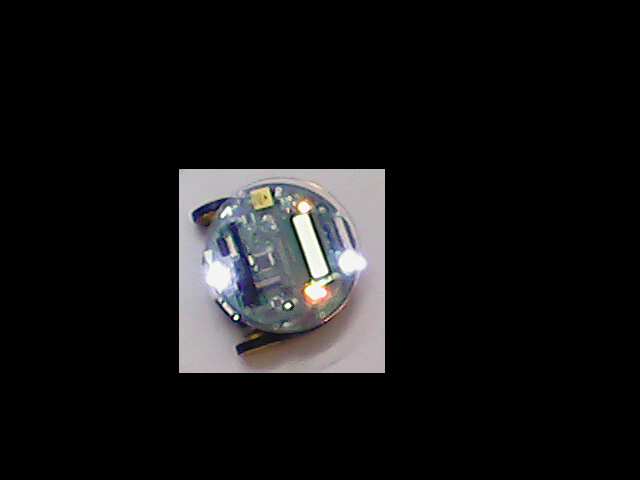
#> input picture MAIN/new2.jpg, 640 x 480 px, given in place of the camera
$ python new_trial.py   (Python 2 division)
#> lines starting #> are read from the running program, lines starting #| are printed output that depends on the picture; after the words box and inside, x2 and y2 are one past the last pixel; in counts of white or black regions, pixels touching at a corner belong together
import cv2
import numpy as np
# import make_grid
# import astar_test
# import matching


low_black = 0
high_black = 115

cap = cv2.VideoCapture(1)

ret_no_use,img_no_use = cap.read()
#> img_no_use is the input picture: shape (480, 640, 3); mean B, G, R 20.5, 20, 20.4
ret_no_use1,img_no_use1 = cap.read()
ret_no_use2,img_no_use2 = cap.read()
ret_no_use3,img_no_use3 = cap.read()
ret_no_use4,img_no_use4 = cap.read()
ret_no_use5,img_no_use5 = cap.read()
ret_no_use6,img_no_use6 = cap.read()
ret_no_use7,img_no_use7 = cap.read()
ret_no_use8,img_no_use8 = cap.read()
ret_no_use9,img_no_use9 = cap.read()
ret_no_use10,img_no_use10 = cap.read()


ret_img,image = cap.read()


gray = cv2.cvtColor(image,cv2.COLOR_BGR2GRAY)
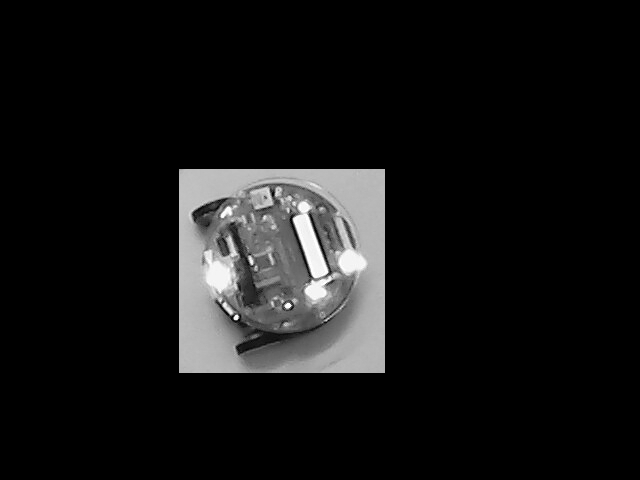
#> gray: shape (480, 640); min 0, max 255, mean 20.2

new_image = np.zeros(image.shape,np.uint8)


filtered_black = cv2.inRange(gray,low_black,high_black)
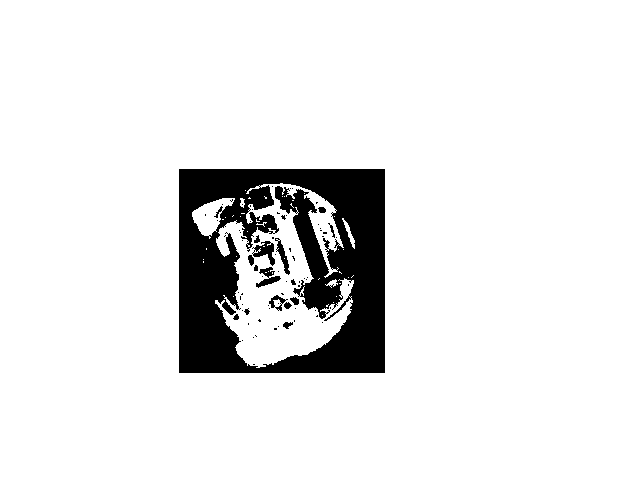
#> filtered_black: shape (480, 640); 90.6% white; 77 black regions (61 under 20 px)


ret,thresh = cv2.threshold(filtered_black,127,255,0)
cnt,hrc = cv2.findContours(thresh, cv2.RETR_TREE,cv2.CHAIN_APPROX_SIMPLE)
#> cnt = 181 contours, 152 with area under 20; largest, box (x1, y1, x2, y2) and area: (0, 0, 640, 480) 306081, (178, 168, 386, 374) 42433, (215, 183, 354, 368) 12780, (192, 198, 235, 239) 794, (252, 240, 276, 267) 316; hrc = 181 rows, first 6: [-1, -1, 1, -1], [-1, -1, 2, 0], [3, -1, -1, 1], [4, 2, -1, 1], [5, 3, -1, 1], [6, 4, -1, 1]


area_cnt = []
n = len(cnt)
#> n = 181

for i in range(n):
	area_cnt.append(cv2.contourArea(cnt[i]))
#> after the loop, area_cnt = 181 values, max 306081 at index 0, min 0 at index 2, mean 2012.6

m = max(area_cnt)
#> m = 306081
for i in range(n):
	if area_cnt[i] == m :
		area_cnt[i] = 0
#> after the loop, area_cnt = 181 values, max 42433 at index 1, min 0 at index 0, mean 321.5


new_max = max(area_cnt)
#> new_max = 42433
for i in range(n):
	if area_cnt[i] == new_max :
		index = i

main_image_contour = cnt[index]
#> main_image_contour = [[178, 169], [179, 168], [384, 168], [385, 169], [385, 372], [384, 373], [179, 373], [178, 372]]

x,y,w,h = cv2.boundingRect(main_image_contour)
#> x = 178; y = 168; w = 208; h = 206
xinit_main_image = image[y:y+h+6,x:x+w+6]
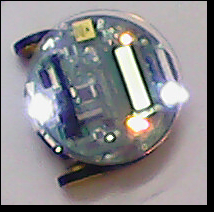
#> xinit_main_image: shape (212, 214, 3); mean B, G, R 139.1, 135.7, 138
init_main_image = cv2.cvtColor(xinit_main_image,cv2.COLOR_BGR2GRAY)
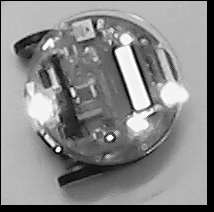
#> init_main_image: shape (212, 214); min 0, max 255, mean 136.8

main_image = cv2.inRange(init_main_image,low_black,high_black+5)
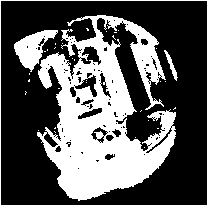
#> main_image: shape (212, 214); 39% white; 34 white regions (30 under 20 px)
new_main_blank = np.zeros(main_image.shape,np.uint8)

ret_new,thresh_new = cv2.threshold(main_image,127,255,0)
cnt_new,hrc_new = cv2.findContours(thresh, cv2.RETR_TREE,cv2.CHAIN_APPROX_SIMPLE)
#> cnt_new has the same summary as cnt; hrc_new has the same summary as hrc


area_cnt_new = []
n_new = len(cnt_new)
#> n_new = 181

for i in range(n_new):
	area_cnt_new.append(cv2.contourArea(cnt_new[i]))
#> after the loop, area_cnt_new = 181 values, max 306081 at index 0, min 0 at index 2, mean 2012.6

m_new = max(area_cnt_new)
#> m_new = 306081
for i in range(n_new):
	if area_cnt_new[i] == m_new :
		area_cnt_new[i] = 0
#> after the loop, area_cnt_new has the same summary as area_cnt


new_max_new = max(area_cnt_new)
#> new_max_new = 42433
for i in range(n_new):
	if area_cnt_new[i] == new_max_new :
		index_new = i

main_image_contour_new = cnt_new[index_new]
#> main_image_contour_new has the same summary as main_image_contour

x_new,y_new,w_new,h_new = cv2.boundingRect(main_image_contour_new)
#> x_new = 178; y_new = 168; w_new = 208; h_new = 206

cv2.drawContours(main_image, main_image_contour_new, -1, (0,255,0), 3)
final_main_image = xinit_main_image[y_new:y_new+h_new,x_new:x_new+w_new]
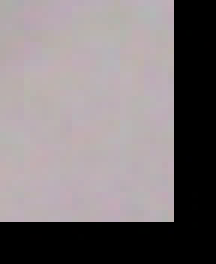
#> final_main_image: shape (44, 36, 3) (shown 6 times larger); mean B, G, R 121.1, 119, 126.3

print cnt,cnt_new
#> (printed output is left out)

cv2.imshow('',main_image_contour_new)
cv2.waitKey(0)
cv2.destroyAllWindows()
